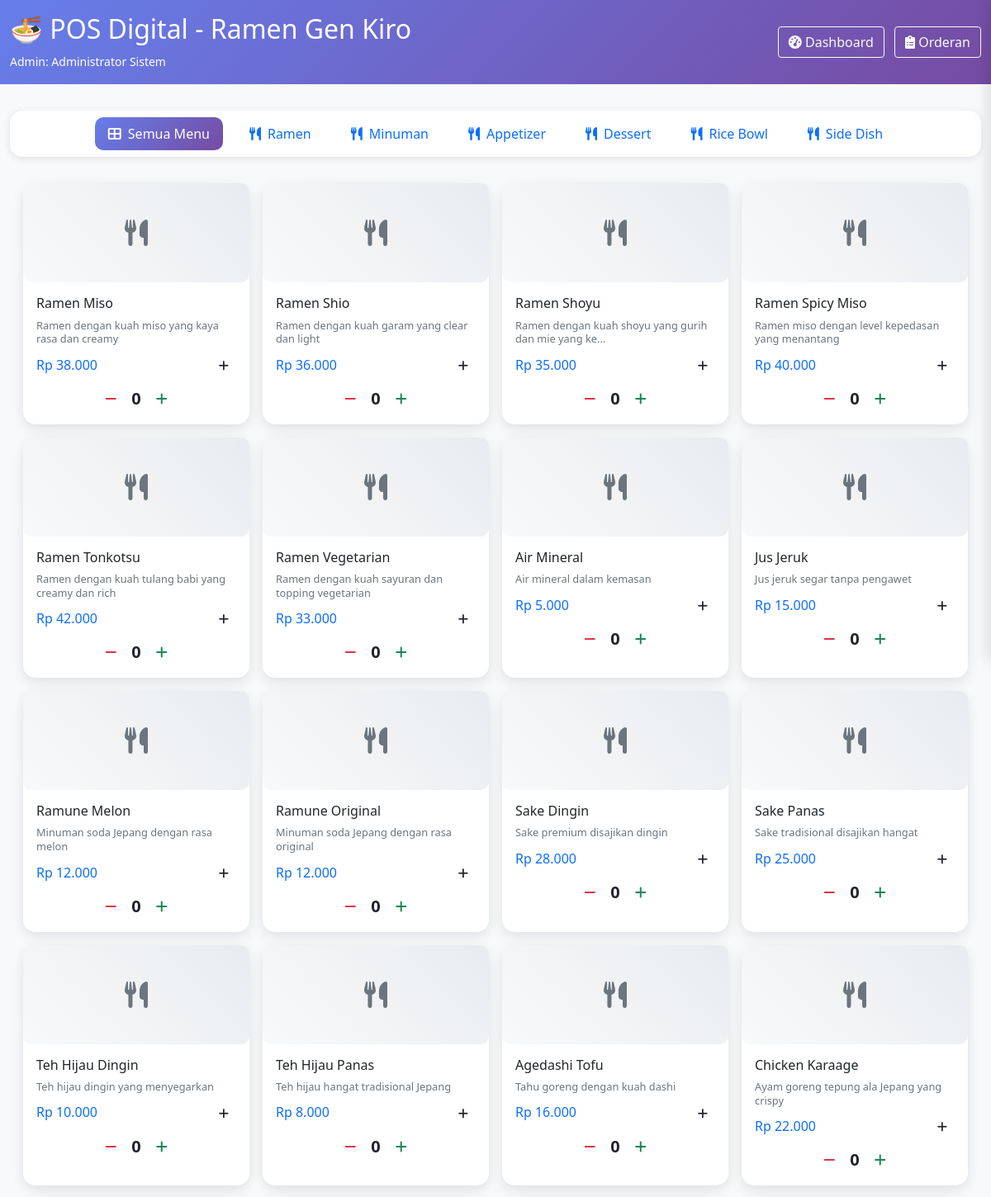
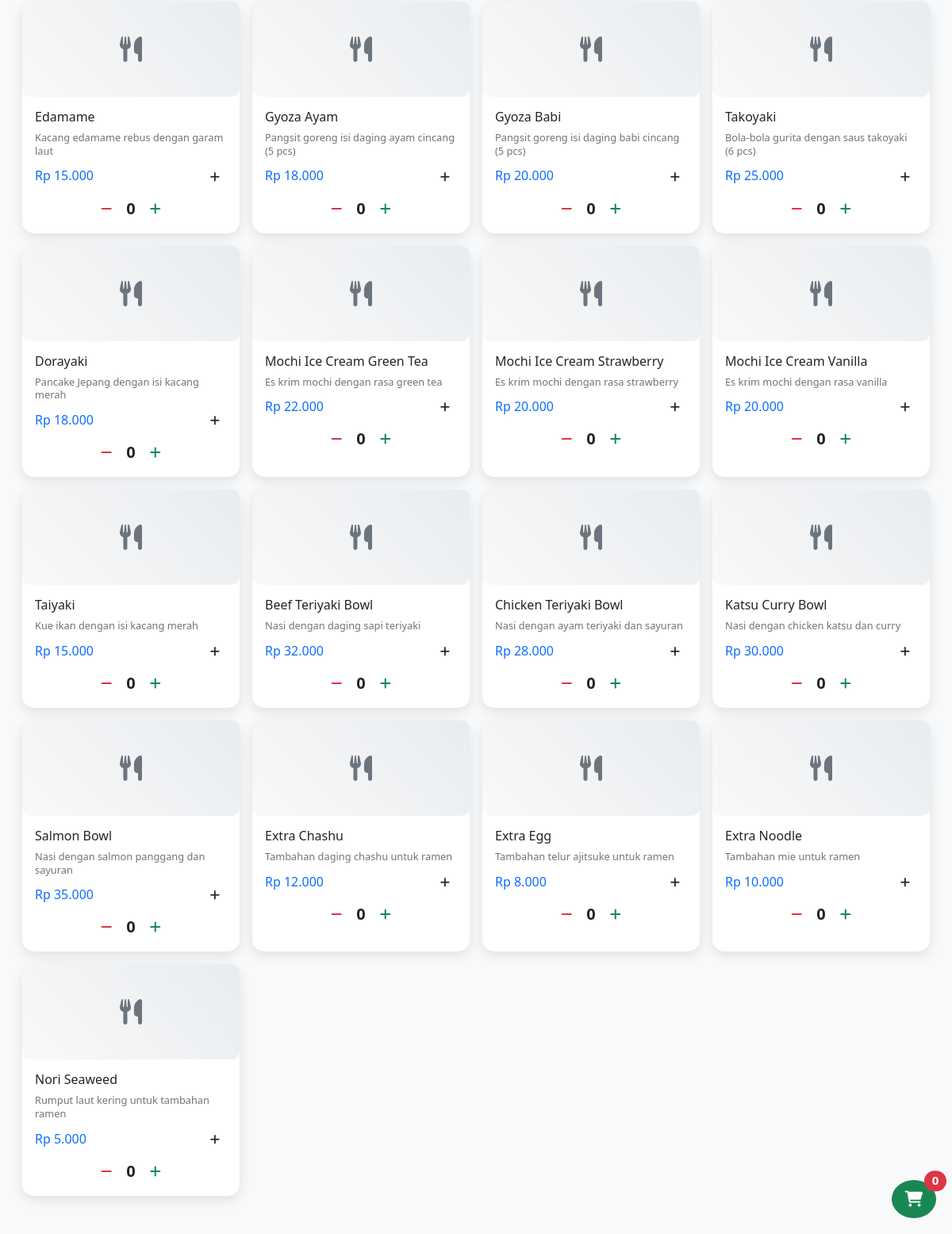
Screenshot of /pos/index.php (signed in) with the database file from the repository (2 pictures, top to bottom).
### tables this page shows
CREATE TABLE menu (
    id INT PRIMARY KEY AUTO_INCREMENT,
    kategori_id INT,
    nama_menu VARCHAR(100) NOT NULL,
    deskripsi TEXT,
    harga DECIMAL(10,2) NOT NULL,
    gambar VARCHAR(255),
    status ENUM('tersedia', 'habis', 'nonaktif') DEFAULT 'tersedia',
    created_at TIMESTAMP DEFAULT CURRENT_TIMESTAMP,
    updated_at TIMESTAMP DEFAULT CURRENT_TIMESTAMP ON UPDATE CURRENT_TIMESTAMP,
    FOREIGN KEY (kategori_id) REFERENCES kategori_menu(id)
);

### config/session.php (called while the page is built, shortened)
<?php
function getUserInfo() {
    return [
        'id' => $_SESSION['user_id'] ?? null,
        'username' => $_SESSION['username'] ?? null,
        'nama' => $_SESSION['nama_lengkap'] ?? null,
        'role' => $_SESSION['role'] ?? null
    ];
}
?>

### pos/index.php (the view, shortened to what this page needs)
<?php
require_once '../config/session.php';
$database = new Database();
$db = $database->getConnection();
$user = getUserInfo();
$query = "SELECT k.*, m.id as menu_id, m.nama_menu, m.deskripsi, m.harga, m.gambar, m.status
          FROM kategori_menu k
          LEFT JOIN menu m ON k.id = m.kategori_id
          WHERE k.status = 'aktif' AND (m.status = 'tersedia' OR m.status IS NULL)
          ORDER BY k.id, m.nama_menu";
$stmt = $db->prepare($query);
$stmt->execute();
$menu_data = $stmt->fetchAll(PDO::FETCH_ASSOC);
$menu_by_category = [];
foreach ($menu_data as $item) {
    if (!isset($menu_by_category[$item['nama_kategori']])) {
        $menu_by_category[$item['nama_kategori']] = [];
    }
    if ($item['menu_id']) {
        $menu_by_category[$item['nama_kategori']][] = $item;
    }
}
?>
<!DOCTYPE html>
<html lang="id">
<head>
    <link href="https://cdn.jsdelivr.net/npm/bootstrap@5.1.3/dist/css/bootstrap.min.css" rel="stylesheet">
    <link href="https://cdnjs.cloudflare.com/ajax/libs/font-awesome/6.0.0/css/all.min.css" rel="stylesheet">
</head>
<body>
    <div class="pos-header">
        <div class="container-fluid">
            <div class="row align-items-center">
                <div class="col-md-6">
                    <h2>🍜 POS Digital - Ramen Gen Kiro</h2>
                    <small><?php echo ucfirst($user['role']); ?>: <?php echo $user['nama']; ?></small>
                    </div>
                <div class="col-md-6 text-end">
                    <a href="../dashboard.php" class="btn btn-outline-light me-2">
                        <i class="fas fa-tachometer-alt"></i> Dashboard
                    </a>
                    <a href="../orders/index.php" class="btn btn-outline-light">
                        <i class="fas fa-clipboard-list"></i> Orderan
                    </a>
                </div>
            </div>
        </div>
    </div>
    <div class="container-fluid">
        <div class="category-tabs">
            <ul class="nav nav-pills justify-content-center" id="categoryTabs">
                <li class="nav-item">
                    <button class="nav-link active" data-category="all">
                        <i class="fas fa-th-large me-2"></i>Semua Menu
                    </button>
                </li>
                <?php foreach ($menu_by_category as $kategori => $menu_items): ?>
                <li class="nav-item">
                    <button class="nav-link" data-category="<?php echo strtolower(str_replace(' ', '-', $kategori)); ?>">
                        <i class="fas fa-utensils me-2"></i><?php echo $kategori; ?>
                    </button>
                </li>
                <?php endforeach; ?>
            </ul>
        </div>
        <div class="container-fluid px-3 pb-5" style="margin-top: 1rem;">
        <div class="row g-3" id="menuGrid">
            <?php foreach ($menu_by_category as $kategori => $menu_items): ?>
                <?php foreach ($menu_items as $menu): ?>
                <div class="col-6 col-md-4 col-lg-3 menu-item" data-category="<?php echo strtolower(str_replace(' ', '-', $kategori)); ?>">
                    <div class="card menu-card h-100" onclick="addToCart(<?php echo htmlspecialchars(json_encode($menu)); ?>)">
                        <?php if ($menu['gambar'] && file_exists('../uploads/menu/' . $menu['gambar'])): ?>
                            <img src="../uploads/menu/<?php echo $menu['gambar']; ?>" class="menu-image" alt="<?php echo $menu['nama_menu']; ?>">
                        <?php else: ?>
                            <div class="menu-placeholder">
                                <i class="fas fa-utensils"></i>
                            </div>
                        <?php endif; ?>
                        <div class="card-body p-3">
                            <h6 class="card-title mb-2"><?php echo $menu['nama_menu']; ?></h6>
                            <p class="card-text text-muted small mb-2" style="font-size: 0.8rem; line-height: 1.3;">
                                <?php echo substr($menu['deskripsi'], 0, 50) . (strlen($menu['deskripsi']) > 50 ? '...' : ''); ?>
                            </p>
                            <div class="d-flex justify-content-between align-items-center">
                                <h6 class="text-primary mb-0">Rp <?php echo number_format($menu['harga'], 0, ',', '.'); ?></h6>
                                <button class="btn btn-add-to-cart btn-sm" onclick="event.stopPropagation(); addToCart(<?php echo htmlspecialchars(json_encode($menu)); ?>)">
                                    <i class="fas fa-plus"></i>
                                </button>
                            </div>
                            <div class="quantity-controls" data-menu-id="<?php echo $menu['menu_id']; ?>">
                                <button class="btn btn-outline-danger quantity-btn" onclick="event.stopPropagation(); decreaseQuantity('<?php echo $menu['menu_id']; ?>')">
                                    <i class="fas fa-minus"></i>
                                </button>
                                <span class="quantity-display fw-bold fs-5">0</span>
                                <button class="btn btn-outline-success quantity-btn" onclick="event.stopPropagation(); increaseQuantity('<?php echo $menu['menu_id']; ?>')">
                                    <i class="fas fa-plus"></i>
                                </button>
                            </div>
                        </div>
                    </div>
                </div>
                <?php endforeach; ?>
            <?php endforeach; ?>
        </div>
    </div>
    <div class="floating-cart">
        <button class="btn btn-success btn-lg rounded-circle position-relative" id="cart-toggle">
            <i class="fas fa-shopping-cart"></i>
            <span class="position-absolute top-0 start-100 translate-middle badge rounded-pill bg-danger" id="cart-count">
                0
            </span>
        </button>
    </div>
</body>
</html>

### pos/index.php (style rules this page uses)
body { background-color: #f8f9fa; }
.pos-header { background: linear-gradient(135deg, #667eea 0%, #764ba2 100%); color: white; padding: 1rem 0; margin-bottom: 2rem; }
.menu-card { border: none; border-radius: 15px; box-shadow: 0 5px 15px rgba(0,0,0,0.1); transition: all 0.3s; cursor: pointer; height: 100%; }
.floating-cart { position: fixed; bottom: 20px; right: 20px; z-index: 998; }
.category-tabs { background: white; border-radius: 15px; box-shadow: 0 2px 10px rgba(0,0,0,0.1); margin-bottom: 2rem; overflow-x: auto; }
.category-tabs .nav-link { border: none; border-radius: 10px; margin: 0.5rem; font-weight: 500; transition: all 0.3s; }
.category-tabs .nav-link.active { background: linear-gradient(135deg, #667eea 0%, #764ba2 100%); color: white; }
.menu-placeholder { width: 100%; height: 120px; background: linear-gradient(45deg, #f8f9fa, #e9ecef); border-radius: 10px; display: flex; align-items: center; justify-content: center; color: #6c757d; font-size: 2rem; }
.quantity-controls { display: flex; align-items: center; justify-content: center; gap: 10px; margin-top: 10px; }
.quantity-btn { width: 30px; height: 30px; border-radius: 50%; border: none; display: flex; align-items: center; justify-content: center; font-weight: bold; }

### rows the page displays
menu: nama_menu "Ramen Miso", deskripsi "Ramen dengan kuah miso yang kaya rasa dan creamy", harga "38.000"
menu: nama_menu "Ramen Shio", deskripsi "Ramen dengan kuah garam yang clear dan light", harga "36.000"
menu: nama_menu "Ramen Shoyu", deskripsi "Ramen dengan kuah shoyu yang gurih dan mie yang ke", harga "35.000"
menu: nama_menu "Ramen Spicy Miso", deskripsi "Ramen miso dengan level kepedasan yang menantang", harga "40.000"
menu: nama_menu "Ramen Tonkotsu", deskripsi "Ramen dengan kuah tulang babi yang creamy dan rich", harga "42.000"
menu: nama_menu "Ramen Vegetarian", deskripsi "Ramen dengan kuah sayuran dan topping vegetarian", harga "33.000"
menu: nama_menu "Air Mineral", deskripsi "Air mineral dalam kemasan", harga "5.000"
menu: nama_menu "Jus Jeruk", deskripsi "Jus jeruk segar tanpa pengawet", harga "15.000"
menu: nama_menu "Ramune Melon", deskripsi "Minuman soda Jepang dengan rasa melon", harga "12.000"
menu: nama_menu "Ramune Original", deskripsi "Minuman soda Jepang dengan rasa original", harga "12.000"
menu: nama_menu "Sake Dingin", deskripsi "Sake premium disajikan dingin", harga "28.000"
menu: nama_menu "Sake Panas", deskripsi "Sake tradisional disajikan hangat", harga "25.000"
menu: nama_menu "Teh Hijau Dingin", deskripsi "Teh hijau dingin yang menyegarkan", harga "10.000"
menu: nama_menu "Teh Hijau Panas", deskripsi "Teh hijau hangat tradisional Jepang", harga "8.000"
menu: nama_menu "Agedashi Tofu", deskripsi "Tahu goreng dengan kuah dashi", harga "16.000"
menu: nama_menu "Chicken Karaage", deskripsi "Ayam goreng tepung ala Jepang yang crispy", harga "22.000"
menu: nama_menu "Edamame", deskripsi "Kacang edamame rebus dengan garam laut", harga "15.000"
menu: nama_menu "Gyoza Ayam", deskripsi "Pangsit goreng isi daging ayam cincang (5 pcs)", harga "18.000"
menu: nama_menu "Gyoza Babi", deskripsi "Pangsit goreng isi daging babi cincang (5 pcs)", harga "20.000"
menu: nama_menu "Takoyaki", deskripsi "Bola-bola gurita dengan saus takoyaki (6 pcs)", harga "25.000"
menu: nama_menu "Dorayaki", deskripsi "Pancake Jepang dengan isi kacang merah", harga "18.000"
menu: nama_menu "Mochi Ice Cream Green Tea", deskripsi "Es krim mochi dengan rasa green tea", harga "22.000"
menu: nama_menu "Mochi Ice Cream Strawberry", deskripsi "Es krim mochi dengan rasa strawberry", harga "20.000"
menu: nama_menu "Mochi Ice Cream Vanilla", deskripsi "Es krim mochi dengan rasa vanilla", harga "20.000"
menu: nama_menu "Taiyaki", deskripsi "Kue ikan dengan isi kacang merah", harga "15.000"
menu: nama_menu "Beef Teriyaki Bowl", deskripsi "Nasi dengan daging sapi teriyaki", harga "32.000"
menu: nama_menu "Chicken Teriyaki Bowl", deskripsi "Nasi dengan ayam teriyaki dan sayuran", harga "28.000"
menu: nama_menu "Katsu Curry Bowl", deskripsi "Nasi dengan chicken katsu dan curry", harga "30.000"
menu: nama_menu "Salmon Bowl", deskripsi "Nasi dengan salmon panggang dan sayuran", harga "35.000"
menu: nama_menu "Extra Chashu", deskripsi "Tambahan daging chashu untuk ramen", harga "12.000"
menu: nama_menu "Extra Egg", deskripsi "Tambahan telur ajitsuke untuk ramen", harga "8.000"
menu: nama_menu "Extra Noodle", deskripsi "Tambahan mie untuk ramen", harga "10.000"
menu: nama_menu "Nori Seaweed", deskripsi "Rumput laut kering untuk tambahan ramen", harga "5.000"

### other values shown
$user['role'] "Admin"
$user['nama'] "Administrator Sistem"
$kategori "Ramen"
$kategori "Minuman"
$kategori "Appetizer"
$kategori "Dessert"
$kategori "Rice Bowl"
$kategori "Side Dish"
